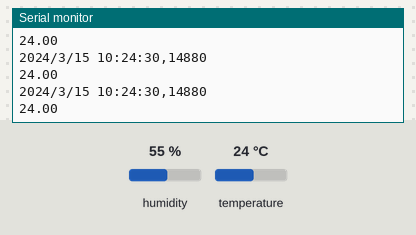
A sketch run on a simulated Arduino Uno, built with avr-gcc and run on an emulated ATmega328P. Shown: the last lines printed to the serial monitor. The inputs (shaded band) are chosen by the test bench; at power-on: temperature 24 °C, humidity 55 %. The local clock reads 2024-03-15 10:24:30 at power-on unless the sketch sets it; storage starts empty.

Above: at 5.9 s.
6.0 s: temperature set to 12 °C
At 10.6 s:
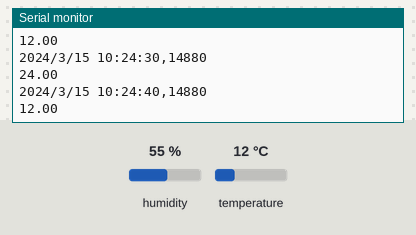
12.0 s: temperature set to 19 °C
At 16.1 s:
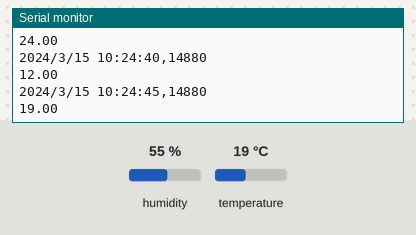
Timing chart, 0 to 17.6 s (numbered marks = the images above; inputs shaded):
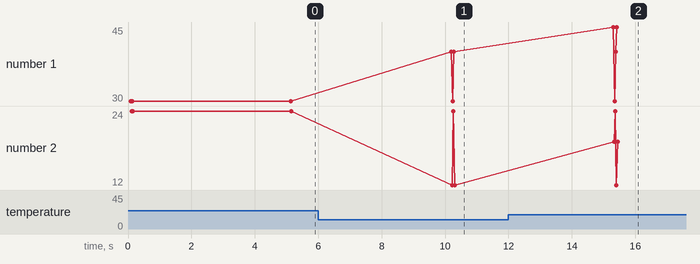

Measured:
- after the input at 6.0 s, the serial monitor: prints a new line after 4.2 s (image 1)
- after the input at 12.0 s, the serial monitor: prints a new line after 3.3 s (image 2)
- plotted number 1: 30 → 40 after the input at 6.0 s, 40 → 45 after the input at 12.0 s
- plotted number 2: 24 → 12 after the input at 6.0 s, 12 → 19 after the input at 12.0 s

The sketch:

Lab6_Read_and_write_CD_card.ino
```cpp
// Kết nối module đọc ghi thẻ nhớ SD với Arduino Uno R3. Module này sẽ cung cấp giao diện SPI cho Arduino để giao tiếp với thẻ nhớ SD.
// MISO: kết nối đến chân 12 trên Arduino Uno R3
// MOSI: kết nối đến chân 11 trên Arduino Uno R3
// SCK: kết nối đến chân 13 trên Arduino Uno R3
// CS: kết nối đến chân 10 trên Arduino Uno R3
// Kết nối cảm biến nhiệt độ DHT11 với Arduino Uno R3. Cảm biến DHT có 3 chân:
// Chân GND: kết nối đến GND trên Arduino Uno R3
// Chân VCC: kết nối đến 5V trên Arduino Uno R3
// Chân DAT: kết nối đến chân 2 trên Arduino Uno R3
// Kết nối module thời gian thực RTC DS1307 với Arduino Uno R3. Module này sẽ cung cấp thông tin về thời gian để ghi vào thẻ nhớ SD.
// Chân GND: kết nối đến GND trên Arduino Uno R3
// Chân VCC: kết nối đến 5V trên Arduino Uno R3
// Chân SDA: kết nối đến chân analog A4 trên Arduino Uno R3
// Chân SCL: kết nối đến chân analog A5 trên Arduino Uno R3


#include <DHT.h>
#include <SPI.h>
#include <SD.h>
#include <Wire.h>
#include "RTClib.h"

const int chipSelect = 10; // Chân CS của module đọc ghi thẻ nhớ SD

RTC_DS1307 rtc; // Khởi tạo module thời gian thực RTC
float tempC; // Biến lưu giá trị nhiệt độ
#define DHTPIN 2          // Chân kết nối của cảm biến DHT11
#define DHTTYPE DHT11     // Loại cảm biến DHT11
DHT dht(DHTPIN, DHTTYPE); // Khởi tạo đối tượng cảm biến DHT

void setup() {
  Serial.begin(9600);
  dht.begin();

  if (!SD.begin(chipSelect)) {
    Serial.println("Khong the khoi dong the nho SD.");
    return;
  }
  if (!rtc.begin()) {
    Serial.println("Khong the khoi dong module RTC.");
    while (1);
  }
  if (!rtc.isrunning()) {
    Serial.println("Loi: Module RTC khong the hoat dong.");
    // Thay đổi ngày giờ của module RTC ở đây
    rtc.adjust(DateTime(F(__DATE__), F(__TIME__)));
  }
File dataFile = SD.open("datalog.txt", FILE_WRITE | O_TRUNC);
if (dataFile) {
dataFile.print('ok');
}

}


void loop() {
  float temperature = dht.readTemperature();
// Đọc giá trị nhiệt độ từ cảm biến LM35
// int reading = analogRead(sensorPin);
// tempC = (reading * 5.0) / 1024.0 * 100.0;
tempC = temperature;
// Lấy thời gian hiện tại từ module RTC
DateTime now = rtc.now();
// Kiểm tra nếu nhiệt độ thay đổi so với lần đọc trước đó
static float prevTemp = 0;
if (abs(prevTemp - tempC) > 0.1) {
// Ghi thông tin vào thẻ nhớ SD
// if(true){
File dataFile = SD.open("datalog.txt", FILE_WRITE);
if (dataFile) {
dataFile.print(now.year(), DEC);
dataFile.print('/');
dataFile.print(now.month(), DEC);
dataFile.print('/');
dataFile.print(now.day(), DEC);
dataFile.print(' ');
dataFile.print(now.hour(), DEC);
dataFile.print(':');
dataFile.print(now.minute(), DEC);
dataFile.print(':');
dataFile.print(now.second(), DEC);
dataFile.print(',');
dataFile.println('nhiet do: ');
dataFile.print(tempC);
dataFile.println();
dataFile.close();
Serial.println("Da ghi du lieu vao the nho.");
Serial.print(now.year(), DEC);
Serial.print('/');
Serial.print(now.month(), DEC);
Serial.print('/');
Serial.print(now.day(), DEC);
Serial.print(' ');
Serial.print(now.hour(), DEC);
Serial.print(':');
Serial.print(now.minute(), DEC);
Serial.print(':');
Serial.print(now.second(), DEC);
Serial.print(',');
Serial.println('nhiet do: ');
// Serial.print(tempC);
Serial.println(tempC);
prevTemp = tempC;
}
}

  //Mở tệp tin "datalog.txt" để đọc dữ liệu đã ghi vào
  File dataFile = SD.open("datalog.txt", FILE_READ);
  if (dataFile) {
    while (dataFile.available()) {
      Serial.write(dataFile.read());
    }
    dataFile.close();
  }

//Chờ 10s để đọc lại giá trị nhiệt độ và ghi vào thẻ nhớ
delay(5000);
}
```
